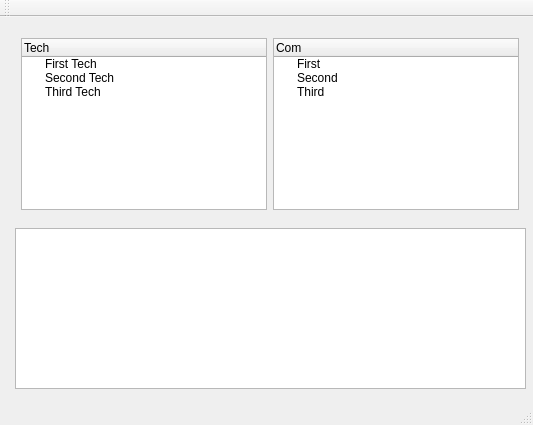
<?xml version="1.0" encoding="UTF-8"?>
<ui version="4.0">
 <class>L1</class>
 <widget class="QMainWindow" name="L1">
  <property name="geometry">
   <rect>
    <x>0</x>
    <y>0</y>
    <width>533</width>
    <height>425</height>
   </rect>
  </property>
  <property name="windowTitle">
   <string>L1</string>
  </property>
  <widget class="QWidget" name="centralWidget">
   <widget class="QTextBrowser" name="textBrowser">
    <property name="geometry">
     <rect>
      <x>15</x>
      <y>211</y>
      <width>511</width>
      <height>161</height>
     </rect>
    </property>
   </widget>
   <widget class="QWidget" name="">
    <property name="geometry">
     <rect>
      <x>10</x>
      <y>10</y>
      <width>520</width>
      <height>194</height>
     </rect>
    </property>
    <layout class="QHBoxLayout" name="horizontalLayout">
     <item>
      <widget class="QTreeWidget" name="treeWidget">
       <column>
        <property name="text">
         <string>Tech</string>
        </property>
       </column>
       <item>
        <property name="text">
         <string>First Tech</string>
        </property>
       </item>
       <item>
        <property name="text">
         <string>Second Tech</string>
        </property>
       </item>
       <item>
        <property name="text">
         <string>Third Tech</string>
        </property>
       </item>
      </widget>
     </item>
     <item>
      <widget class="QTreeWidget" name="treeWidget_2">
       <column>
        <property name="text">
         <string>Com</string>
        </property>
       </column>
       <item>
        <property name="text">
         <string>First</string>
        </property>
       </item>
       <item>
        <property name="text">
         <string>Second</string>
        </property>
       </item>
       <item>
        <property name="text">
         <string>Third</string>
        </property>
       </item>
      </widget>
     </item>
    </layout>
   </widget>
  </widget>
  <widget class="QMenuBar" name="menuBar">
   <property name="geometry">
    <rect>
     <x>0</x>
     <y>0</y>
     <width>533</width>
     <height>20</height>
    </rect>
   </property>
  </widget>
  <widget class="QToolBar" name="mainToolBar">
   <attribute name="toolBarArea">
    <enum>TopToolBarArea</enum>
   </attribute>
   <attribute name="toolBarBreak">
    <bool>false</bool>
   </attribute>
  </widget>
  <widget class="QStatusBar" name="statusBar"/>
 </widget>
 <layoutdefault spacing="6" margin="11"/>
 <resources/>
 <connections/>
</ui>
